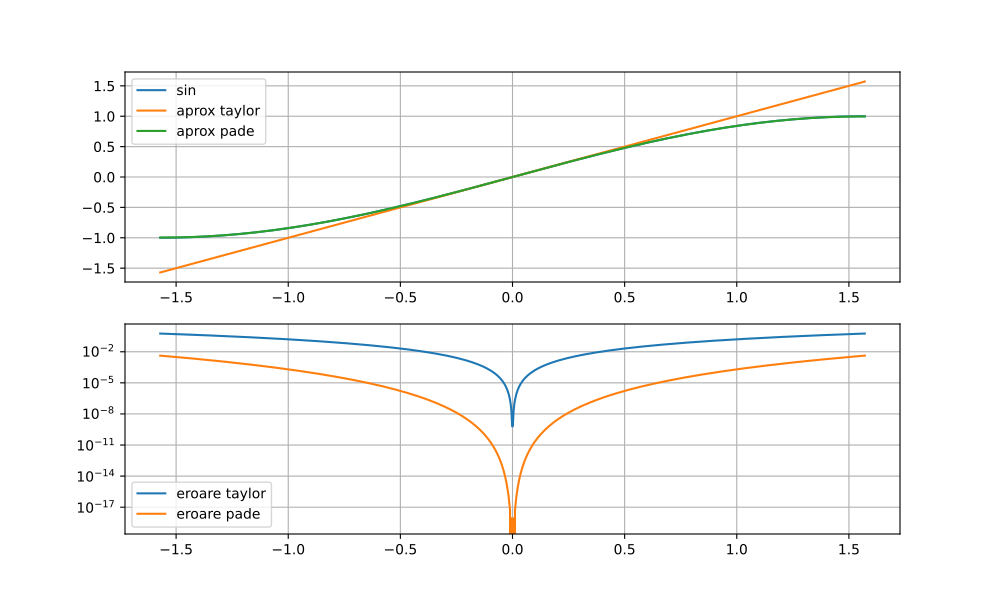

Recreate this plot in Python.
import numpy as np
import matplotlib.pyplot as plt
import scipy.io.wavfile as wavfile
import scipy.signal as signal
import sounddevice as sd

alpha = np.linspace(-np.pi/2, np.pi/2, 1000)

sin_a = np.sin(alpha)
aprox = alpha
aprox_pade = (alpha - (7*alpha ** 3) / 60) / (1 + (alpha**2)/20)

err_t = np.abs(sin_a - aprox)
err_pade = np.abs(sin_a - aprox_pade)

fig, axs = plt.subplots(2,figsize=(10,6))
axs[0].plot(alpha, sin_a, label="sin")
axs[0].plot(alpha, aprox, label="aprox taylor")
axs[0].plot(alpha, aprox_pade, label="aprox pade")
axs[0].grid(True)
axs[0].legend()

axs[1].plot(alpha,err_t, label="eroare taylor")
axs[1].plot(alpha,err_pade, label="eroare pade")
axs[1].grid(True)
axs[1].legend()
axs[1].set_yscale('log')

plt.savefig("ex8.pdf")
plt.show()
